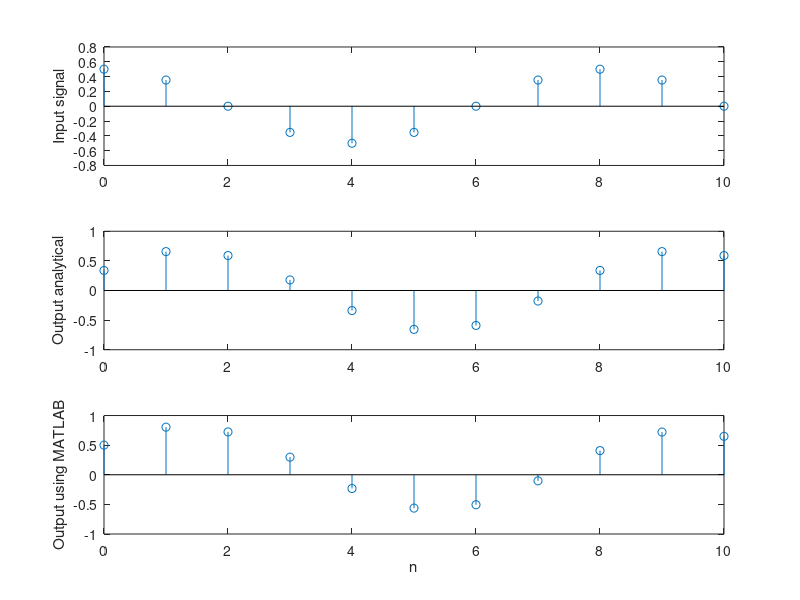

The MATLAB source for this figure:
n =0:10; % 11 samples only
x = (1/2)*cos(pi/4*n);
yssanalyt=0.5*1.36*cos(pi/4*n-1.05);
b = [1]; %numerator vector in the frequency response
a = [1 -.9]; %denominator vector in the frequency response
ymatlab = filter(b, a, x);
subplot(3, 1, 1), stem (n, x); ylabel('Input signal')
subplot(3, 1, 2), stem (n, yssanalyt); ylabel('Output analytical')
subplot(3, 1, 3), stem (n, ymatlab); ylabel('Output using MATLAB'); xlabel('n');
